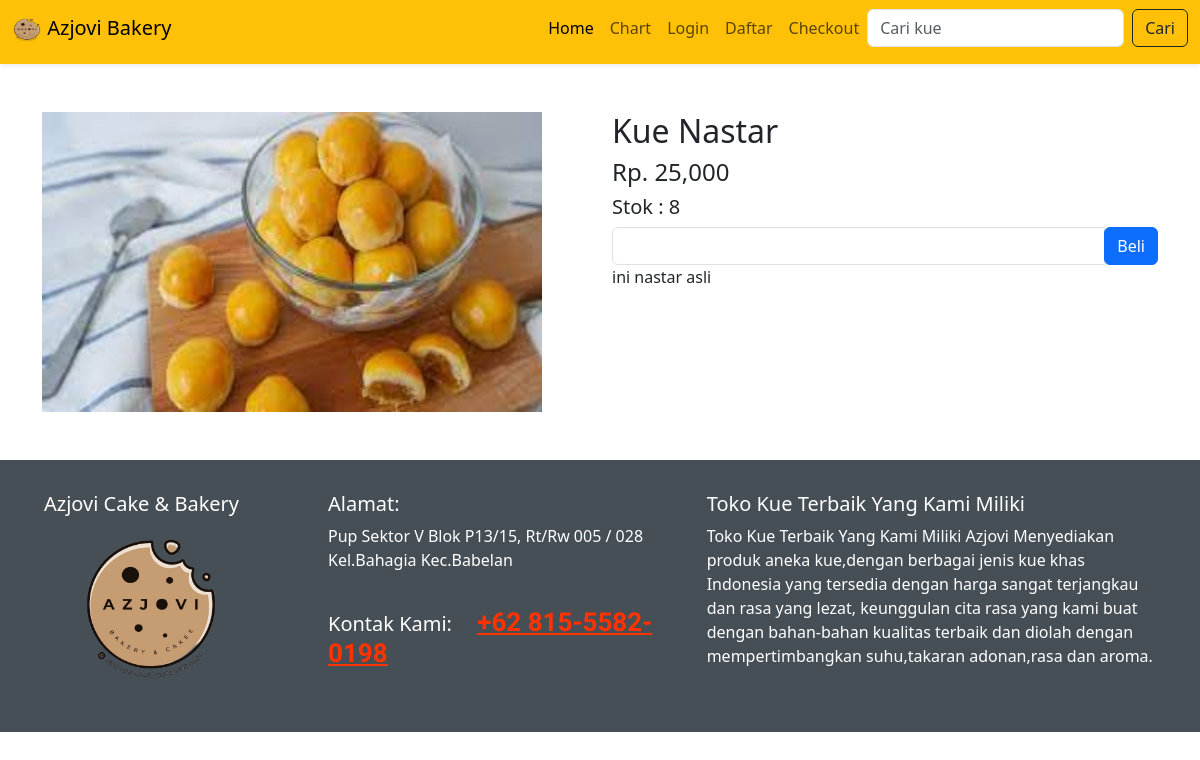
Screenshot of /detail.php?id=1 with the database file from the repository.
### tables this page shows
CREATE TABLE `produk` (
  `id_produk` int(11) NOT NULL,
  `nama_produk` varchar(100) NOT NULL,
  `harga_produk` int(11) NOT NULL,
  `berat` int(11) NOT NULL,
  `foto_produk` varchar(100) NOT NULL,
  `deskripsi_produk` text NOT NULL,
  `stok_produk` int(11) NOT NULL
);

### detail.php (the view, shortened to what this page needs)
<?php
require 'koneksi.php';
$id_produk = $_GET['id'];
$ambil = $koneksi->query("SELECT * FROM produk WHERE id_produk='$id_produk'");
$detail = $ambil->fetch_assoc();
?>
<!DOCTYPE html>
<html lang="en">
  <head>
    <link
      href="https://cdn.jsdelivr.net/npm/bootstrap@5.3.0-alpha1/dist/css/bootstrap.min.css"
      rel="stylesheet"
    />
    <link rel="stylesheet" href="style.css" />
  </head>
<body>
<?php require "nav.php"; ?>
<div class=" mt-5  grid gap-2">
<div class=" mb-5  grid gap-2">
<section class="konten">
    <div class="container">
        <div class="row">
            <div class="col-md-6">
                <img src="foto_produk/<?= $detail['foto_produk']; ?>" class="img-responsive" alt="" width ="500" height ="300">
            </div>
            <div class="col-md-6">
                <h2><?= $detail['nama_produk']; ?></h2>
                <h4>Rp. <?= number_format($detail['harga_produk']); ?></h4>
                <h5>Stok : <?= $detail['stok_produk']; ?></h5>
                <form action="" method="post">
                    <div class="form-group">
                        <div class="input-group">
                            <input type="number" min="1" class="form-control" name="jumlah" max="<?= $detail['stok_produk']; ?>">
                            <div class="input-group-btn">
                                <button class="btn btn-primary" name="beli">Beli</button>
                            </div>
                        </div>
                    </div>
                </form>
                <p><?= $detail['deskripsi_produk']; ?></p>
            </div>
        </div>
    </div>
            </div>
            </div>
<section id="about">
  <div class="container">
    <div class="row">
      <div class="col-xs-12 col-sm-3 logo">
        <h5>Azjovi Cake & Bakery</h5>
        <ul>
          <li>
          <img src="azjov.png" alt="logo" alt="" style="width:150px;height:150px;">
          </li>
        </ul>
      </div>
      <div class="col-xs-12 col-sm-4 alamat">
        <h5>Alamat:</h5>
        <p>Pup Sektor V Blok P13/15, Rt/Rw 005 / 028 Kel.Bahagia Kec.Babelan</p>
        <h5>Kontak Kami: <a href="https://wa.me/6281555820198">+62 815-5582-0198</a></h5>
      </div>
      <div class="col-xs-12 col-sm-5 info">
        <h5>Toko Kue Terbaik Yang Kami Miliki</h5>
        <p>Toko Kue Terbaik Yang Kami Miliki Azjovi Menyediakan produk aneka kue,dengan berbagai jenis kue khas Indonesia yang tersedia dengan harga sangat terjangkau dan rasa yang lezat, keunggulan cita rasa yang kami buat dengan bahan-bahan kualitas terbaik dan diolah dengan mempertimbangkan suhu,takaran adonan,rasa dan aroma.</p>
      </div>
    </div>
  </div>
  </section>
</body>
</html>

### style.css (style rules this page uses)
#about { background-color: #444c53fa; padding: 2rem; color: #fff; }
.logo ul li { display: inline-block; margin-right: 8px; }
.logo ul { margin-top: 10px; float: left; width: 100%; }
.alamat h5 a { color: #f30; font-size: 26px; font-family: "Give You Glory", cursive; margin-left: 20px; font-weight: 600; }
.alamat p { margin-bottom: 35px; }

### rows the page displays
produk: foto_produk (picture), nama_produk "Kue Nastar", harga_produk "25,000", stok_produk "8", deskripsi_produk "ini nastar asli"
